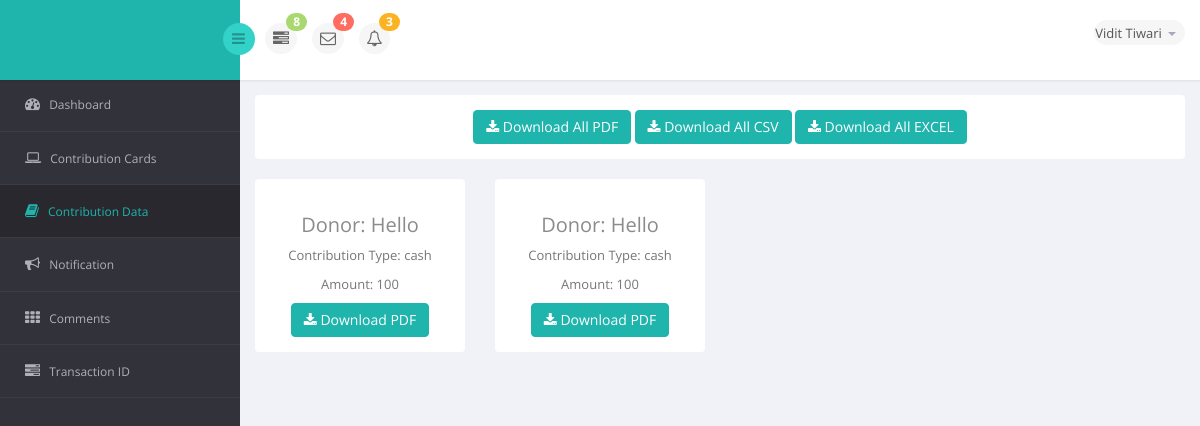
/campaign/cards_data.php (signed in), run on the app's committed database.
### tables this page shows
CREATE TABLE IF NOT EXISTS `campaigns` (
  `campaignID` int(11) NOT NULL AUTO_INCREMENT,
  `name_person` varchar(1024) NOT NULL,
  `name_candidate` varchar(1024) NOT NULL,
  `election_year` year(4) NOT NULL,
  `election_type` varchar(1024) NOT NULL,
  `office_sought` varchar(1024) NOT NULL,
  `state_of_candidate` varchar(1024) NOT NULL,
  `notify` tinyint(1) NOT NULL,
  `notify_email` varchar(1024) NOT NULL,
  `username` varchar(255) NOT NULL,
  `password` varchar(60) NOT NULL,
  `email` varchar(255) NOT NULL,
  `active` varchar(255) NOT NULL,
  `resetToken` varchar(255) DEFAULT NULL,
  `resetComplete` varchar(3) DEFAULT 'No',
  PRIMARY KEY (`campaignID`)
);

CREATE TABLE IF NOT EXISTS `donor` (
  `donor_id` int(11) NOT NULL AUTO_INCREMENT,
  `campaignID` int(11) NOT NULL,
  `trans_id` varchar(1024) NOT NULL,
  `contribution_type` varchar(1024) NOT NULL,
  `amount` int(11) NOT NULL,
  `donor_name` varchar(1024) NOT NULL,
  `address` varchar(1024) NOT NULL,
  `zip` int(11) NOT NULL,
  `city` varchar(1024) NOT NULL,
  `state` varchar(1024) NOT NULL,
  `telephone` int(13) NOT NULL,
  `email` varchar(1024) NOT NULL,
  `employer_type` varchar(1024) NOT NULL,
  `occupation` varchar(1024) NOT NULL,
  `business_address` varchar(1024) NOT NULL,
  `date_contribution` date NOT NULL,
  `city_agency` varchar(1024) NOT NULL,
  `business_type` varchar(1024) NOT NULL,
  `business_entity` varchar(1024) NOT NULL,
  `position` varchar(1024) NOT NULL,
  `ac_holder` varchar(1024) NOT NULL,
  `card_type` varchar(1024) NOT NULL,
  `ac_number` int(30) NOT NULL,
  `expiration_date` varchar(10) NOT NULL,
  PRIMARY KEY (`donor_id`)
);

### campaign/functions.php (called while the page is built)
<?php
function get_campaign_details($username){
    global $db;
    $query = $db->query("SELECT name_person, name_candidate, election_year, election_type, office_sought, notify, notify_email, username, email FROM campaigns WHERE username = '$username'");
    $query = $query->fetchAll(PDO::FETCH_ASSOC);
    if ($query)
    return $query;
}
function get_campaign_id($username){
    global $db;
    $query = $db->query("SELECT campaignID FROM campaigns WHERE username = '$username'");
    $query = $query->fetchAll(PDO::FETCH_ASSOC);
    if ($query)
    return $query;
}
?>

### campaign/cards_data.php (the view, shortened to what this page needs)
<?php require('includes/config.php');
require('functions.php');
$username = $_SESSION['username'];
$details = get_campaign_details($username);
$campaignID = get_campaign_id($username);
$campaignID= $campaignID[0]['campaignID'];
?>
<!DOCTYPE html>
<html lang="en">
<head>
    <link href="../bs3/css/bootstrap.min.css" rel="stylesheet">
    <link href="../js/jquery-ui/jquery-ui-1.10.1.custom.min.css" rel="stylesheet">
    <link href="../css/bootstrap-reset.css" rel="stylesheet">
    <link href="../font-awesome/css/font-awesome.css" rel="stylesheet">
    <link href="../js/jvector-map/jquery-jvectormap-1.2.2.css" rel="stylesheet">
    <link href="../css/clndr.css" rel="stylesheet">
    <link href="../js/css3clock/css/style.css" rel="stylesheet">
    <link rel="stylesheet" href="../js/morris-chart/morris.css">
    <link href="../css/style.css" rel="stylesheet">
    <link href="../css/style-responsive.css" rel="stylesheet"/>
</head>
<body>
<section id="container">
<header class="header fixed-top clearfix">
<div class="brand">
    <div class="sidebar-toggle-box">
        <div class="fa fa-bars"></div>
    </div>
</div>
<div class="nav notify-row" id="top_menu">
    <ul class="nav top-menu">
        <li class="dropdown">
            <a data-toggle="dropdown" class="dropdown-toggle" href="index.html#">
                <i class="fa fa-tasks"></i>
                <span class="badge bg-success">8</span>
            </a>
        </li>
        <li id="header_inbox_bar" class="dropdown">
            <a data-toggle="dropdown" class="dropdown-toggle" href="index.html#">
                <i class="fa fa-envelope-o"></i>
                <span class="badge bg-important">4</span>
            </a>
        </li>
        <li id="header_notification_bar" class="dropdown">
            <a data-toggle="dropdown" class="dropdown-toggle" href="index.html#">
                <i class="fa fa-bell-o"></i>
                <span class="badge bg-warning">3</span>
            </a>
        </li>
    </ul>
</div>
<div class="top-nav clearfix">
    <ul class="nav pull-right top-menu">
        <li class="dropdown">
            <a data-toggle="dropdown" class="dropdown-toggle" href="index.html#">
                <span class="username"><?php echo $details[0]['name_person']; ?></span>
                <b class="caret"></b>
            </a>
        </li>
    </ul>
</div>
</header>
<aside>
    <div id="sidebar" class="nav-collapse">
        <div class="leftside-navigation">
            <ul class="sidebar-menu" id="nav-accordion">
                <li>
                    <a href="dashboard.php">
                        <i class="fa fa-dashboard"></i>
                        <span>Dashboard</span>
                    </a>
                </li>
                <li class="sub-menu">
                    <a  href="cards.php">
                        <i class="fa fa-laptop"></i>
                        <span>Contribution Cards</span>
                    </a>
                </li>
                <li class="sub-menu">
                    <a class="active" href="cards_data.php">
                        <i class="fa fa-book"></i>
                        <span>Contribution Data</span>
                    </a>
                </li>
                <li>
                    <a href="notification.php">
                        <i class="fa fa-bullhorn"></i>
                        <span>Notification</span>
                    </a>
                </li>
                <li class="sub-menu">
                    <a href="javascript:;">
                        <i class="fa fa-th"></i>
                        <span>Comments</span>
                    </a>
                </li>
                <li class="sub-menu">
                    <a href="javascript:;">
                        <i class="fa fa-tasks"></i>
                        <span>Transaction ID</span>
                    </a>
                </li>
            </ul>            </div>
    </div>
</aside>
<section id="main-content">
<section class="wrapper">
    <div class="row">
    <div class="col-md-12">
        <div class="feed-box text-center" >
                    <section class="panel" >
                        <div class="panel-body">
    <a href="pdf_download.php?id=all" type="button"  class="btn btn-primary"><i class="fa fa-download"></i> Download All PDF</a>
    <a href="csv_download.php" type="button"  class="btn btn-primary"><i class="fa fa-download"></i> Download All CSV</a>
    <a href="excel_download.php" type="button"  class="btn btn-primary"><i class="fa fa-download"></i> Download All EXCEL</a>
</div>
</section>
</div>
    </div>
    <div>
                <?php
                $query = $db->query("SELECT * FROM donor WHERE campaignID = '$campaignID'");
                $query = $query->fetchAll(PDO::FETCH_ASSOC);
                foreach ($query as $row)
                    {
                      echo  '<div class="col-md-3">
                <div class="feed-box text-center" >
                    <section class="panel" >
                        <div class="panel-body">
                            <h1>Donor: '.$row["donor_name"].'</h1>
                            <p style="color:#767676">Contribution Type: '.$row["contribution_type"].'</p>
                            <p style="color:#767676">Amount: '.$row["amount"].'</p>
                            <a href="pdf_download.php?id='.$row["donor_id"].'" type="button"  class="btn btn-primary"><i class="fa fa-download"></i> Download PDF</a>
                        </div>
                    </section>
                </div>
                </div>' ;
            }
            ?>
        </div>
</section>
</section>
</body>
</html>

### data on the page
campaigns: name_person "Vidit Tiwari"
donor: donor_name "Hello", contribution_type "cash", amount "100"
donor: donor_name "Hello", contribution_type "cash", amount "100"
